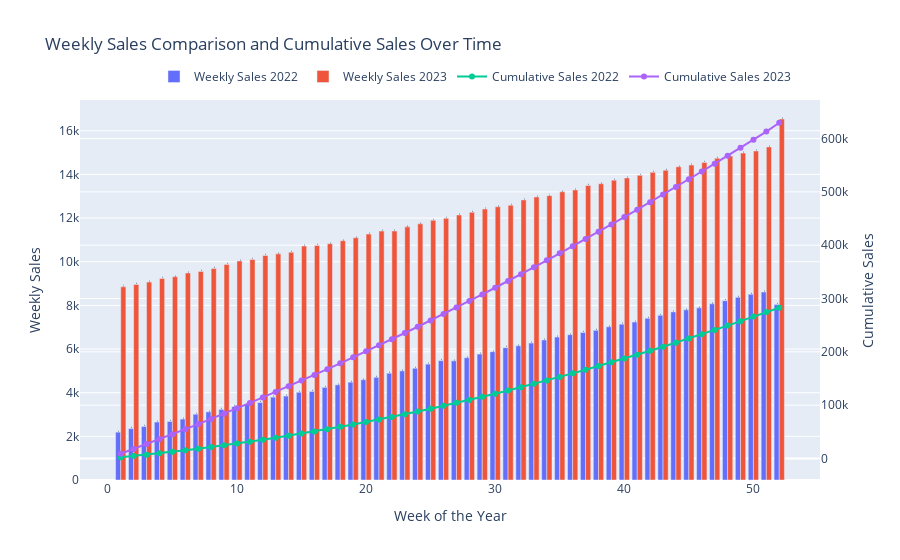

Notebook code for this chart:
### Code cell
import pandas as pd
import plotly.graph_objects as go

# Load the data from the CSV file


# Convert the 'Date' column to datetime format
df['Date'] = pd.to_datetime(df['Date'])

# Extract year and week from the date
df['Year'] = df['Date'].dt.year
df['Week'] = df['Date'].dt.isocalendar().week

# Aggregate the data by week and year
weekly_sales = df.groupby(['Year', 'Week'])['QuantitySold'].sum().reset_index()

# Compute cumulative sales for each year
weekly_sales['CumulativeSales'] = weekly_sales.groupby('Year')['QuantitySold'].cumsum()

# Create the bar chart and line graph using Plotly
fig = go.Figure()

# Add bar charts for weekly sales
for year in weekly_sales['Year'].unique():
    yearly_data = weekly_sales[weekly_sales['Year'] == year]
    fig.add_trace(go.Bar(
        x=yearly_data['Week'],
        y=yearly_data['QuantitySold'],
        name=f'Weekly Sales {year}',
        offsetgroup=str(year),  # Convert year to string for offsetgroup
        hoverinfo='text',
        text=[f'Year: {year}<br>Week: {week}<br>Sales: {sales}' 
              for week, sales in zip(yearly_data['Week'], yearly_data['QuantitySold'])]
    ))

# Add line charts for cumulative sales
for year in weekly_sales['Year'].unique():
    yearly_data = weekly_sales[weekly_sales['Year'] == year]
    fig.add_trace(go.Scatter(
        x=yearly_data['Week'],
        y=yearly_data['CumulativeSales'],
        name=f'Cumulative Sales {year}',
        mode='lines+markers',
        yaxis='y2',
        hoverinfo='text',
        text=[f'Year: {year}<br>Week: {week}<br>Cumulative Sales: {cum_sales}' 
              for week, cum_sales in zip(yearly_data['Week'], yearly_data['CumulativeSales'])]
    ))

# Update layout for dual y-axes
fig.update_layout(
    title='Weekly Sales Comparison and Cumulative Sales Over Time',
    xaxis=dict(title='Week of the Year'),
    yaxis=dict(title='Weekly Sales'),
    yaxis2=dict(title='Cumulative Sales', overlaying='y', side='right'),
    legend=dict(x=0.1, y=1.1, orientation='h')
)

fig.show()

### Figure 1 — Plotly figure (JSON) as saved in the notebook; plotly's stock layout.template omitted (floating-point values rounded to 4 significant figures)
{"data": [{"hoverinfo": "text", "name": "Weekly Sales 2022", "offsetgroup": "2022", "text": ["Year: 2022<br>Week: 1<br>Sales: 2192.2208504801097", "Year: 2022<br>Week: 2<br>Sales: 2354.9300411522636", "Year: 2022<br>Week: 3<br>Sales: 2451.639231824417", "Year: 2022<br>Week: 4<br>Sales: 2655.3484224965705", "Year: 2022<br>Week: 5<br>Sales: 2681.0576131687244", "Year: 2022<br>Week: 6<br>Sales: 2792.766803840878", "Year: 2022<br>Week: 7<br>Sales: 3013.4759945130318", "Year: 2022<br>Week: 8<br>Sales: 3121.185185185185", "Year: 2022<br>Week: 9<br>Sales: 3236.8943758573387", "Year: 2022<br>Week: 10<br>Sales: 3365.6035665294926", "Year: 2022<br>Week: 11<br>Sales: 3468.312757201646", "Year: 2022<br>Week: 12<br>Sales: 3549.0219478738", "Year: 2022<br>Week: 13<br>Sales: 3796.7311385459534", "Year: 2022<br>Week: 14<br>Sales: 3845.4403292181073", "Year: 2022<br>Week: 15<br>Sales: 4019.1495198902608", "Year: 2022<br>Week: 16<br>Sales: 4054.858710562414", "Year: 2022<br>Week: 17<br>Sales: 4243.567901234568", "Year: 2022<br>Week: 18<br>Sales: 4360.277091906722", "Year: 2022<br>Week: 19<br>Sales: 4480.986282578875", "Year: 2022<br>Week: 20<br>Sales: 4594.6954732510285", "Year: 2022<br>Week: 21<br>Sales: 4705.404663923183", "Year: 2022<br>Week: 22<br>Sales: 4891.113854595336", "Year: 2022<br>Week: 23<br>Sales: 4997.82304526749", "Year: 2022<br>Week: 24<br>Sales: 5119.532235939643", "Year: 2022<br>Week: 25<br>Sales: 5308.241426611797", "Year: 2022<br>Week: 26<br>Sales: 5468.95061728395", "Year: 2022<br>Week: 27<br>Sales: 5458.6598079561045", "Year: 2022<br>Week: 28<br>Sales: 5600.368998628258", "Year: 2022<br>Week: 29<br>Sales: 5769.078189300411", "Year: 2022<br>Week: 30<br>Sales: 5879.787379972565", "Year: 2022<br>Week: 31<br>Sales: 6064.496570644719", "Year: 2022<br>Week: 32<br>Sales: 6147.205761316873", "Year: 2022<br>Week: 33<br>Sales: 6270.914951989026", "Year: 2022<br>Week: 34<br>Sales: 6416.62414266118", "Year: 2022<br>Week: 35<br>Sales: 6547.333333333333", "Year: 2022<br>Week: 36<br>Sales: 6656.042524005487", "Year: 2022<br>Week: 37<br>Sales: 6755.751714677641", "Year: 2022<br>Week: 38<br>Sales: 6856.460905349794", "Year: 2022<br>Week: 39<br>Sales: 7019.170096021948", "Year: 2022<br>Week: 40<br>Sales: 7138.879286694102", "Year: 2022<br>Week: 41<br>Sales: 7235.588477366256", "Year: 2022<br>Week: 42<br>Sales: 7408.297668038409", "Year: 2022<br>Week: 43<br>Sales: 7547.0068587105625", "Year: 2022<br>Week: 44<br>Sales: 7701.716049382716", "Year: 2022<br>Week: 45<br>Sales: 7794.425240054869", "Year: 2022<br>Week: 46<br>Sales: 7886.134430727024", "Year: 2022<br>Week: 47<br>Sales: 8070.843621399177", "Year: 2022<br>Week: 48<br>Sales: 8217.552812071332", "Year: 2022<br>Week: 49<br>Sales: 8369.262002743484", "Year: 2022<br>Week: 50<br>Sales: 8508.971193415638", "Year: 2022<br>Week: 51<br>Sales: 8610.680384087791", "Year: 2022<br>Week: 52<br>Sales: 8035.6927297668035"], "type": "bar", "x": [1, 2, 3, 4, 5, 6, 7, 8, 9, 10, 11, 12, 13, 14, 15, 16, 17, 18, 19, 20, 21, 22, 23, 24, 25, 26, 27, 28, 29, 30, 31, 32, 33, 34, 35, 36, 37, 38, 39, 40, 41, 42, 43, 44, 45, 46, 47, 48, 49, 50, 51, 52], "y": [2192.0, 2355.0, 2452.0, 2655.0, 2681.0, 2793.0, 3013.0, 3121.0, 3237.0, 3366.0, 3468.0, 3549.0, 3797.0, 3845.0, 4019.0, 4055.0, 4244.0, 4360.0, 4481.0, 4595.0, 4705.0, 4891.0, 4998.0, 5120.0, 5308.0, 5469.0, 5459.0, 5600.0, 5769.0, 5880.0, 6064.0, 6147.0, 6271.0, 6417.0, 6547.0, 6656.0, 6756.0, 6856.0, 7019.0, 7139.0, 7236.0, 7408.0, 7547.0, 7702.0, 7794.0, 7886.0, 8071.0, 8218.0, 8369.0, 8509.0, 8611.0, 8036.0]}, {"hoverinfo": "text", "name": "Weekly Sales 2023", "offsetgroup": "2023", "text": ["Year: 2023<br>Week: 1<br>Sales: 8850.0987654321", "Year: 2023<br>Week: 2<br>Sales: 8958.807956104252", "Year: 2023<br>Week: 3<br>Sales: 9067.517146776407", "Year: 2023<br>Week: 4<br>Sales: 9231.22633744856", "Year: 2023<br>Week: 5<br>Sales: 9310.935528120714", "Year: 2023<br>Week: 6<br>Sales: 9485.644718792868", "Year: 2023<br>Week: 7<br>Sales: 9557.35390946502", "Year: 2023<br>Week: 8<br>Sales: 9687.063100137175", "Year: 2023<br>Week: 9<br>Sales: 9877.772290809327", "Year: 2023<br>Week: 10<br>Sales: 10034.481481481482", "Year: 2023<br>Week: 11<br>Sales: 10103.190672153636", "Year: 2023<br>Week: 12<br>Sales: 10286.899862825789", "Year: 2023<br>Week: 13<br>Sales: 10359.609053497943", "Year: 2023<br>Week: 14<br>Sales: 10434.318244170096", "Year: 2023<br>Week: 15<br>Sales: 10719.02743484225", "Year: 2023<br>Week: 16<br>Sales: 10739.736625514404", "Year: 2023<br>Week: 17<br>Sales: 10825.445816186557", "Year: 2023<br>Week: 18<br>Sales: 10963.155006858711", "Year: 2023<br>Week: 19<br>Sales: 11098.864197530864", "Year: 2023<br>Week: 20<br>Sales: 11266.573388203018", "Year: 2023<br>Week: 21<br>Sales: 11405.282578875172", "Year: 2023<br>Week: 22<br>Sales: 11407.991769547325", "Year: 2023<br>Week: 23<br>Sales: 11597.70096021948", "Year: 2023<br>Week: 24<br>Sales: 11736.410150891632", "Year: 2023<br>Week: 25<br>Sales: 11899.119341563786", "Year: 2023<br>Week: 26<br>Sales: 11987.828532235939", "Year: 2023<br>Week: 27<br>Sales: 12143.537722908093", "Year: 2023<br>Week: 28<br>Sales: 12264.246913580248", "Year: 2023<br>Week: 29<br>Sales: 12411.9561042524", "Year: 2023<br>Week: 30<br>Sales: 12518.665294924554", "Year: 2023<br>Week: 31<br>Sales: 12587.374485596709", "Year: 2023<br>Week: 32<br>Sales: 12832.083676268861", "Year: 2023<br>Week: 33<br>Sales: 12966.792866941016", "Year: 2023<br>Week: 34<br>Sales: 13027.502057613168", "Year: 2023<br>Week: 35<br>Sales: 13203.211248285323", "Year: 2023<br>Week: 36<br>Sales: 13289.920438957475", "Year: 2023<br>Week: 37<br>Sales: 13488.62962962963", "Year: 2023<br>Week: 38<br>Sales: 13573.338820301784", "Year: 2023<br>Week: 39<br>Sales: 13737.048010973936", "Year: 2023<br>Week: 40<br>Sales: 13839.75720164609", "Year: 2023<br>Week: 41<br>Sales: 13959.466392318245", "Year: 2023<br>Week: 42<br>Sales: 14095.175582990398", "Year: 2023<br>Week: 43<br>Sales: 14194.884773662552", "Year: 2023<br>Week: 44<br>Sales: 14349.593964334705", "Year: 2023<br>Week: 45<br>Sales: 14429.303155006859", "Year: 2023<br>Week: 46<br>Sales: 14551.012345679013", "Year: 2023<br>Week: 47<br>Sales: 14743.721536351166", "Year: 2023<br>Week: 48<br>Sales: 14843.43072702332", "Year: 2023<br>Week: 49<br>Sales: 14977.139917695473", "Year: 2023<br>Week: 50<br>Sales: 15075.849108367627", "Year: 2023<br>Week: 51<br>Sales: 15260.558299039782", "Year: 2023<br>Week: 52<br>Sales: 16538.57064471879"], "type": "bar", "x": [1, 2, 3, 4, 5, 6, 7, 8, 9, 10, 11, 12, 13, 14, 15, 16, 17, 18, 19, 20, 21, 22, 23, 24, 25, 26, 27, 28, 29, 30, 31, 32, 33, 34, 35, 36, 37, 38, 39, 40, 41, 42, 43, 44, 45, 46, 47, 48, 49, 50, 51, 52], "y": [8850.0, 8959.0, 9068.0, 9231.0, 9311.0, 9486.0, 9557.0, 9687.0, 9878.0, 10030.0, 10100.0, 10290.0, 10360.0, 10430.0, 10720.0, 10740.0, 10830.0, 10960.0, 11100.0, 11270.0, 11410.0, 11410.0, 11600.0, 11740.0, 11900.0, 11990.0, 12140.0, 12260.0, 12410.0, 12520.0, 12590.0, 12830.0, 12970.0, 13030.0, 13200.0, 13290.0, 13490.0, 13570.0, 13740.0, 13840.0, 13960.0, 14100.0, 14190.0, 14350.0, 14430.0, 14550.0, 14740.0, 14840.0, 14980.0, 15080.0, 15260.0, 16540.0]}, {"hoverinfo": "text", "mode": "lines+markers", "name": "Cumulative Sales 2022", "text": ["Year: 2022<br>Week: 1<br>Cumulative Sales: 2192.2208504801097", "Year: 2022<br>Week: 2<br>Cumulative Sales: 4547.150891632373", "Year: 2022<br>Week: 3<br>Cumulative Sales: 6998.790123456791", "Year: 2022<br>Week: 4<br>Cumulative Sales: 9654.138545953361", "Year: 2022<br>Week: 5<br>Cumulative Sales: 12335.196159122086", "Year: 2022<br>Week: 6<br>Cumulative Sales: 15127.962962962964", "Year: 2022<br>Week: 7<br>Cumulative Sales: 18141.438957475995", "Year: 2022<br>Week: 8<br>Cumulative Sales: 21262.62414266118", "Year: 2022<br>Week: 9<br>Cumulative Sales: 24499.51851851852", "Year: 2022<br>Week: 10<br>Cumulative Sales: 27865.12208504801", "Year: 2022<br>Week: 11<br>Cumulative Sales: 31333.43484224966", "Year: 2022<br>Week: 12<br>Cumulative Sales: 34882.456790123455", "Year: 2022<br>Week: 13<br>Cumulative Sales: 38679.18792866941", "Year: 2022<br>Week: 14<br>Cumulative Sales: 42524.62825788752", "Year: 2022<br>Week: 15<br>Cumulative Sales: 46543.77777777778", "Year: 2022<br>Week: 16<br>Cumulative Sales: 50598.63648834019", "Year: 2022<br>Week: 17<br>Cumulative Sales: 54842.20438957476", "Year: 2022<br>Week: 18<br>Cumulative Sales: 59202.48148148148", "Year: 2022<br>Week: 19<br>Cumulative Sales: 63683.467764060355", "Year: 2022<br>Week: 20<br>Cumulative Sales: 68278.16323731138", "Year: 2022<br>Week: 21<br>Cumulative Sales: 72983.56790123456", "Year: 2022<br>Week: 22<br>Cumulative Sales: 77874.68175582991", "Year: 2022<br>Week: 23<br>Cumulative Sales: 82872.5048010974", "Year: 2022<br>Week: 24<br>Cumulative Sales: 87992.03703703704", "Year: 2022<br>Week: 25<br>Cumulative Sales: 93300.27846364884", "Year: 2022<br>Week: 26<br>Cumulative Sales: 98769.22908093278", "Year: 2022<br>Week: 27<br>Cumulative Sales: 104227.88888888889", "Year: 2022<br>Week: 28<br>Cumulative Sales: 109828.25788751715", "Year: 2022<br>Week: 29<br>Cumulative Sales: 115597.33607681756", "Year: 2022<br>Week: 30<br>Cumulative Sales: 121477.12345679013", "Year: 2022<br>Week: 31<br>Cumulative Sales: 127541.62002743484", "Year: 2022<br>Week: 32<br>Cumulative Sales: 133688.8257887517", "Year: 2022<br>Week: 33<br>Cumulative Sales: 139959.74074074073", "Year: 2022<br>Week: 34<br>Cumulative Sales: 146376.36488340193", "Year: 2022<br>Week: 35<br>Cumulative Sales: 152923.69821673527", "Year: 2022<br>Week: 36<br>Cumulative Sales: 159579.74074074073", "Year: 2022<br>Week: 37<br>Cumulative Sales: 166335.4924554184", "Year: 2022<br>Week: 38<br>Cumulative Sales: 173191.95336076818", "Year: 2022<br>Week: 39<br>Cumulative Sales: 180211.1234567901", "Year: 2022<br>Week: 40<br>Cumulative Sales: 187350.00274348422", "Year: 2022<br>Week: 41<br>Cumulative Sales: 194585.59122085047", "Year: 2022<br>Week: 42<br>Cumulative Sales: 201993.8888888889", "Year: 2022<br>Week: 43<br>Cumulative Sales: 209540.89574759945", "Year: 2022<br>Week: 44<br>Cumulative Sales: 217242.61179698218", "Year: 2022<br>Week: 45<br>Cumulative Sales: 225037.03703703705", "Year: 2022<br>Week: 46<br>Cumulative Sales: 232923.17146776407", "Year: 2022<br>Week: 47<br>Cumulative Sales: 240994.01508916324", "Year: 2022<br>Week: 48<br>Cumulative Sales: 249211.56790123458", "Year: 2022<br>Week: 49<br>Cumulative Sales: 257580.82990397807", "Year: 2022<br>Week: 50<br>Cumulative Sales: 266089.8010973937", "Year: 2022<br>Week: 51<br>Cumulative Sales: 274700.48148148146", "Year: 2022<br>Week: 52<br>Cumulative Sales: 282736.1742112483"], "type": "scatter", "x": [1, 2, 3, 4, 5, 6, 7, 8, 9, 10, 11, 12, 13, 14, 15, 16, 17, 18, 19, 20, 21, 22, 23, 24, 25, 26, 27, 28, 29, 30, 31, 32, 33, 34, 35, 36, 37, 38, 39, 40, 41, 42, 43, 44, 45, 46, 47, 48, 49, 50, 51, 52], "y": [2192.0, 4547.0, 6999.0, 9654.0, 12340.0, 15130.0, 18140.0, 21260.0, 24500.0, 27870.0, 31330.0, 34880.0, 38680.0, 42520.0, 46540.0, 50600.0, 54840.0, 59200.0, 63680.0, 68280.0, 72980.0, 77870.0, 82870.0, 87990.0, 93300.0, 98770.0, 104200.0, 109800.0, 115600.0, 121500.0, 127500.0, 133700.0, 140000.0, 146400.0, 152900.0, 159600.0, 166300.0, 173200.0, 180200.0, 187400.0, 194600.0, 202000.0, 209500.0, 217200.0, 225000.0, 232900.0, 241000.0, 249200.0, 257600.0, 266100.0, 274700.0, 282700.0], "yaxis": "y2"}, {"hoverinfo": "text", "mode": "lines+markers", "name": "Cumulative Sales 2023", "text": ["Year: 2023<br>Week: 1<br>Cumulative Sales: 8850.0987654321", "Year: 2023<br>Week: 2<br>Cumulative Sales: 17808.906721536354", "Year: 2023<br>Week: 3<br>Cumulative Sales: 26876.42386831276", "Year: 2023<br>Week: 4<br>Cumulative Sales: 36107.65020576132", "Year: 2023<br>Week: 5<br>Cumulative Sales: 45418.585733882035", "Year: 2023<br>Week: 6<br>Cumulative Sales: 54904.2304526749", "Year: 2023<br>Week: 7<br>Cumulative Sales: 64461.58436213992", "Year: 2023<br>Week: 8<br>Cumulative Sales: 74148.64746227709", "Year: 2023<br>Week: 9<br>Cumulative Sales: 84026.41975308642", "Year: 2023<br>Week: 10<br>Cumulative Sales: 94060.90123456791", "Year: 2023<br>Week: 11<br>Cumulative Sales: 104164.09190672154", "Year: 2023<br>Week: 12<br>Cumulative Sales: 114450.99176954733", "Year: 2023<br>Week: 13<br>Cumulative Sales: 124810.60082304527", "Year: 2023<br>Week: 14<br>Cumulative Sales: 135244.91906721538", "Year: 2023<br>Week: 15<br>Cumulative Sales: 145963.9465020576", "Year: 2023<br>Week: 16<br>Cumulative Sales: 156703.68312757203", "Year: 2023<br>Week: 17<br>Cumulative Sales: 167529.12894375858", "Year: 2023<br>Week: 18<br>Cumulative Sales: 178492.2839506173", "Year: 2023<br>Week: 19<br>Cumulative Sales: 189591.14814814815", "Year: 2023<br>Week: 20<br>Cumulative Sales: 200857.72153635116", "Year: 2023<br>Week: 21<br>Cumulative Sales: 212263.00411522633", "Year: 2023<br>Week: 22<br>Cumulative Sales: 223670.99588477367", "Year: 2023<br>Week: 23<br>Cumulative Sales: 235268.69684499316", "Year: 2023<br>Week: 24<br>Cumulative Sales: 247005.1069958848", "Year: 2023<br>Week: 25<br>Cumulative Sales: 258904.22633744858", "Year: 2023<br>Week: 26<br>Cumulative Sales: 270892.0548696845", "Year: 2023<br>Week: 27<br>Cumulative Sales: 283035.5925925926", "Year: 2023<br>Week: 28<br>Cumulative Sales: 295299.83950617287", "Year: 2023<br>Week: 29<br>Cumulative Sales: 307711.79561042524", "Year: 2023<br>Week: 30<br>Cumulative Sales: 320230.4609053498", "Year: 2023<br>Week: 31<br>Cumulative Sales: 332817.83539094654", "Year: 2023<br>Week: 32<br>Cumulative Sales: 345649.91906721535", "Year: 2023<br>Week: 33<br>Cumulative Sales: 358616.71193415637", "Year: 2023<br>Week: 34<br>Cumulative Sales: 371644.21399176953", "Year: 2023<br>Week: 35<br>Cumulative Sales: 384847.4252400549", "Year: 2023<br>Week: 36<br>Cumulative Sales: 398137.34567901236", "Year: 2023<br>Week: 37<br>Cumulative Sales: 411625.97530864197", "Year: 2023<br>Week: 38<br>Cumulative Sales: 425199.3141289438", "Year: 2023<br>Week: 39<br>Cumulative Sales: 438936.3621399177", "Year: 2023<br>Week: 40<br>Cumulative Sales: 452776.1193415638", "Year: 2023<br>Week: 41<br>Cumulative Sales: 466735.58573388204", "Year: 2023<br>Week: 42<br>Cumulative Sales: 480830.76131687243", "Year: 2023<br>Week: 43<br>Cumulative Sales: 495025.646090535", "Year: 2023<br>Week: 44<br>Cumulative Sales: 509375.2400548697", "Year: 2023<br>Week: 45<br>Cumulative Sales: 523804.5432098766", "Year: 2023<br>Week: 46<br>Cumulative Sales: 538355.5555555556", "Year: 2023<br>Week: 47<br>Cumulative Sales: 553099.2770919068", "Year: 2023<br>Week: 48<br>Cumulative Sales: 567942.70781893", "Year: 2023<br>Week: 49<br>Cumulative Sales: 582919.8477366255", "Year: 2023<br>Week: 50<br>Cumulative Sales: 597995.6968449932", "Year: 2023<br>Week: 51<br>Cumulative Sales: 613256.2551440329", "Year: 2023<br>Week: 52<br>Cumulative Sales: 629794.8257887517"], "type": "scatter", "x": [1, 2, 3, 4, 5, 6, 7, 8, 9, 10, 11, 12, 13, 14, 15, 16, 17, 18, 19, 20, 21, 22, 23, 24, 25, 26, 27, 28, 29, 30, 31, 32, 33, 34, 35, 36, 37, 38, 39, 40, 41, 42, 43, 44, 45, 46, 47, 48, 49, 50, 51, 52], "y": [8850.0, 17810.0, 26880.0, 36110.0, 45420.0, 54900.0, 64460.0, 74150.0, 84030.0, 94060.0, 104200.0, 114500.0, 124800.0, 135200.0, 146000.0, 156700.0, 167500.0, 178500.0, 189600.0, 200900.0, 212300.0, 223700.0, 235300.0, 247000.0, 258900.0, 270900.0, 283000.0, 295300.0, 307700.0, 320200.0, 332800.0, 345600.0, 358600.0, 371600.0, 384800.0, 398100.0, 411600.0, 425200.0, 438900.0, 452800.0, 466700.0, 480800.0, 495000.0, 509400.0, 523800.0, 538400.0, 553100.0, 567900.0, 582900.0, 598000.0, 613300.0, 629800.0], "yaxis": "y2"}], "layout": {"legend": {"orientation": "h", "x": 0.1, "y": 1.1}, "title": {"text": "Weekly Sales Comparison and Cumulative Sales Over Time"}, "xaxis": {"title": {"text": "Week of the Year"}}, "yaxis": {"title": {"text": "Weekly Sales"}}, "yaxis2": {"overlaying": "y", "side": "right", "title": {"text": "Cumulative Sales"}}}}
